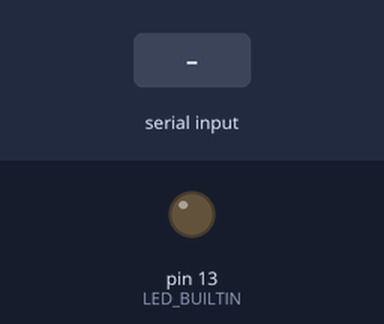
Bench run of a sketch on a simulated Arduino Uno, built with avr-gcc and run on an emulated ATmega328P. Shown: output pins drawn as LEDs (lit = HIGH). Inputs (shaded band) come from the test bench. What the sketch prints to the serial monitor is not drawn.

Above: at 1.2 s.
1.3 s: "X" received over Serial
At 1.7 s:
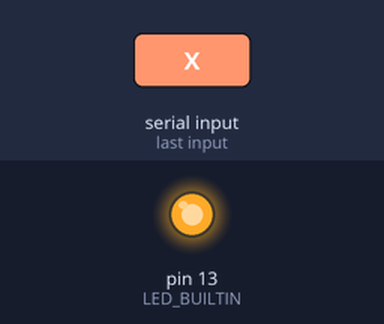
2.8 s: "1" received over Serial
At 4.0 s:
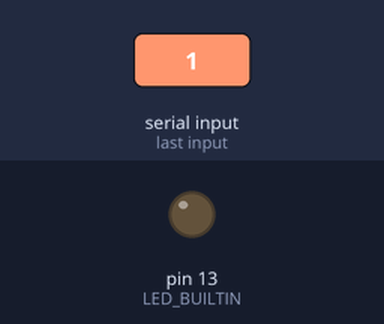
Timing chart, 0 to 5.8 s (numbered marks = the images above; inputs shaded):
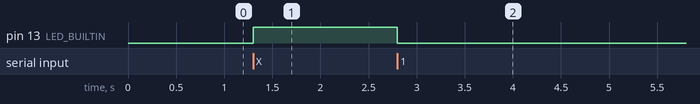

The sketch:

LED-demo.ino
```cpp
void setup() {
  pinMode(LED_BUILTIN, OUTPUT);
  Serial.begin(9600);
}

long lastMillis = 0;
int counter = 0;

void loop() {
  while (Serial.available() > 0) {
    int x = Serial.read();
    if (x == 'X') {
      digitalWrite(LED_BUILTIN, 1);
    } else {
      digitalWrite(LED_BUILTIN, 0);
    }
  }

  if (millis() > lastMillis + 1500) {
    lastMillis = millis();
    // Single-character ASCII output, A to J:
    Serial.write('A' + counter);
    counter = (counter + 1) % 10;
  }
}
```

Measured:
- after the input at 1.3 s, pin 13 (LED_BUILTIN): LOW → HIGH at once
- after the input at 2.8 s, pin 13 (LED_BUILTIN): HIGH → LOW at once
